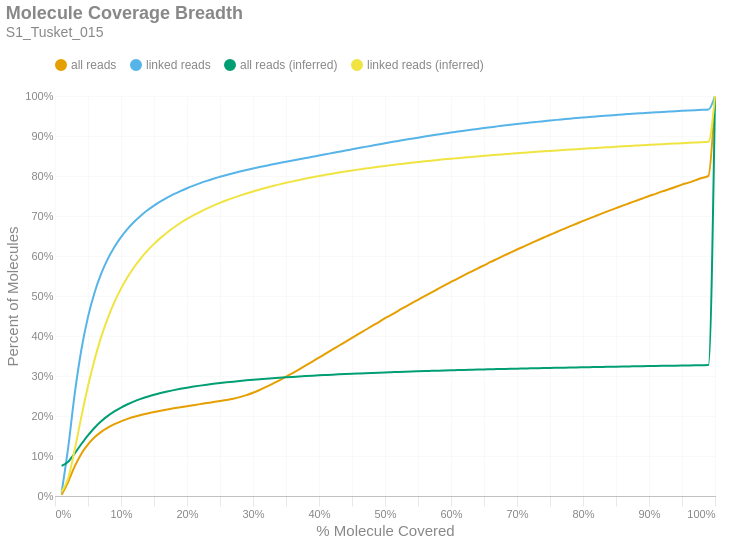

Notebook code for this chart:
### Markdown cell above
### Molecule Read Coverage
This chart shows molecule coverage breadth as computed by the number of bases aligned to that molecule. In other words, "*how much of each unique long molecule is actually sequenced/aligned?*" Keep in mind there is a distinction between sequences and alignments, since some sequences belonging to a particular molecule may not align well and wouldn't appear in the alignment data. This chart also shows molecule coverage breadth as computed by the *inferred fragment* from which the aligned sequences originate. Unlike read coverage, this calculation takes into account the total insert size, including unsequenced gaps between the forward and reverse reads. Like the previous figures, these are cumulative percents.

### Code cell
if SKIPLR:
    print_html(f"Skipped")
else:
    binned_df = consolidated_hist(valids['coverage_bp'], mask, 0.01, True)
    binned_df_inf = consolidated_hist(valids['coverage_inserts'], mask, 0.01, True)
    binned_df = binned_df.with_columns(pl.lit(binned_df_inf['all reads (cumsum)']).alias('all reads (inferred)'))
    binned_df = binned_df.with_columns(pl.lit(binned_df_inf['linked reads (cumsum)']).alias('linked reads (inferred)'))
    binned_df = binned_df.with_columns(
        (pl.col('bin').cast(pl.Float64) + 0.01).alias('right_edge')
    )

    with SafeRender(binned_df):
        (
            density_plot(binned_df, 'Molecule Coverage Breadth', samplename, 'molcov', ['all reads (inferred)','linked reads (inferred)'])
            .encode(
                #x=alt.X('bin:Q', title="% Molecule Covered").axis(format = '%').scale(padding=0),
                x=alt.X('right_edge:Q', title="% Molecule Covered").axis(format='%').scale(padding=0),
                y=alt.Y('value:Q', title='Percent of Molecules')
                    .axis(format='%')
                    .stack(False)
                    .scale(domainMin=0, padding=0),
                color=alt.Color("key:N").scale(domain = ["all reads", "linked reads", "all reads (inferred)", "linked reads (inferred)"]),
                tooltip = [
                    alt.Tooltip("key:N", title = "Data Type"),
                    alt.Tooltip("range_label:N", title="% Molecule Covered"),
                    alt.Tooltip("value:Q", format = ".2%", title="% Molecules")
                ]
            )
        ).display()

### Figure 1 — Vega-Lite specification as saved in the notebook (floating-point values rounded to 4 significant figures)
{"width": "container", "height": 400, "config": {"title": {"anchor": "start", "dy": -15, "fontSize": 18, "color": "#888888", "subtitleColor": "#888888", "subtitleFontSize": 14}, "arc": {"fill": "#0072B2"}, "axis": {"domainColor": "#888888", "domainWidth": 0.5, "gridWidth": 0.2, "grid": false, "titleFontWeight": 400, "titleFontSize": 15, "labelFontSize": 11, "labelColor": "#888888", "tickColor": "#888888", "tickWidth": 0.2, "titleColor": "#888888"}, "axisBand": {"grid": false}, "axisX": {"grid": true, "tickSize": 10, "domainCap": "round"}, "axisY": {"domain": false, "grid": true, "tickSize": 0, "domainCap": "round"}, "background": "transparent", "header": {"labelFontSize": 15, "labelColor": "#888888", "titleFontSize": 15, "titleFontWeight": 600, "titleColor": "#888888"}, "legend": {"labelFont": "sans-serif", "labelFontSize": 12, "labelColor": "#888888", "symbolSize": 100, "symbolType": "circle", "titleFontSize": 12, "titlePadding": 10, "titleColor": "#888888", "title": null, "orient": "top"}, "range": {"category": ["#E69F00", "#56B4E9", "#009E73", "#F0E442", "#0072B2", "#D55E00", "#CC79A7", "#000000"], "diverging": ["#cfe8f3", "#a2d4ec", "#73bfe2", "#46abdb", "#1696d2", "#12719e"]}, "area": {"fill": "#0072B2", "fillOpacity": 0.7, "line": true, "strokeOpacity": 0.7}, "line": {"color": "#0072B2", "stroke": "#0072B2", "strokeWidth": 2}, "trail": {"color": "#0072B2", "stroke": "#0072B2", "strokeWidth": 0, "size": 1}, "point": {"filled": true, "fillOpacity": 1.0, "size": 95}, "text": {"color": "#888888", "fontSize": 11, "align": "right", "fontWeight": 400, "size": 11}, "bar": {"fill": "#0072B2", "stroke": null}, "view": {"stroke": null, "continuousWidth": 660, "continuousHeight": 400}}, "data": {"name": "data-025c04d5a6cdd7aa051aa56a0c2b954b"}, "mark": {"type": "line", "interpolate": "monotone", "point": {"opacity": 0, "size": 275}}, "encoding": {"color": {"field": "key", "scale": {"domain": ["all reads", "linked reads", "all reads (inferred)", "linked reads (inferred)"]}, "type": "nominal"}, "tooltip": [{"field": "key", "title": "Data Type", "type": "nominal"}, {"field": "range_label", "title": "% Molecule Covered", "type": "nominal"}, {"field": "value", "format": ".2%", "title": "% Molecules", "type": "quantitative"}], "x": {"axis": {"format": "%"}, "field": "right_edge", "scale": {"padding": 0}, "title": "% Molecule Covered", "type": "quantitative"}, "y": {"axis": {"format": "%"}, "field": "value", "scale": {"domainMin": 0, "padding": 0}, "stack": false, "title": "Percent of Molecules", "type": "quantitative"}}, "params": [{"name": "param_c36ac31b6afebe62", "select": {"type": "point", "fields": ["key"]}, "bind": "legend"}], "title": {"text": "Molecule Coverage Breadth", "subtitle": "S1_Tusket_015"}, "transform": [{"fold": ["all reads (cumsum)", "linked reads (cumsum)", "all reads (inferred)", "linked reads (inferred)"]}, {"calculate": "replace(datum.key, ' (cumsum)', '')", "as": "key"}, {"filter": {"param": "param_c36ac31b6afebe62"}}], "usermeta": {"embedOptions": {"downloadFileName": "S1_Tusket_015.molcov"}}, "$schema": "https://vega.github.io/schema/vega-lite/v6.1.0.json", "datasets": {"data-025c04d5a6cdd7aa051aa56a0c2b954b": [{"bin": "0.0", "interval": "0.0-0.01", "all reads": 0.002842, "linked reads": 0.008561, "all reads (cumsum)": 0.002842, "linked reads (cumsum)": 0.008561, "range_label": "0.0-0.01", "all reads (inferred)": 0.07529, "linked reads (inferred)": 0.01026, "right_edge": 0.01}, {"bin": "0.01", "interval": "0.01-0.02", "all reads": 0.03282, "linked reads": 0.1128, "all reads (cumsum)": 0.03566, "linked reads (cumsum)": 0.1214, "range_label": "0.01-0.02", "all reads (inferred)": 0.08583, "linked reads (inferred)": 0.0449, "right_edge": 0.02}, {"bin": "0.02", "interval": "0.02-0.03", "all reads": 0.03887, "linked reads": 0.1356, "all reads (cumsum)": 0.07453, "linked reads (cumsum)": 0.257, "range_label": "0.02-0.03", "all reads (inferred)": 0.1067, "linked reads (inferred)": 0.117, "right_edge": 0.03}, {"bin": "0.03", "interval": "0.03-0.04", "all reads": 0.03129, "linked reads": 0.1093, "all reads (cumsum)": 0.1058, "linked reads (cumsum)": 0.3662, "range_label": "0.03-0.04", "all reads (inferred)": 0.13, "linked reads (inferred)": 0.1985, "right_edge": 0.04}, {"bin": "0.04", "interval": "0.04-0.05", "all reads": 0.02338, "linked reads": 0.08157, "all reads (cumsum)": 0.1292, "linked reads (cumsum)": 0.4478, "range_label": "0.04-0.05", "all reads (inferred)": 0.1519, "linked reads (inferred)": 0.275, "right_edge": 0.05}, {"bin": "0.05", "interval": "0.05-0.06", "all reads": 0.01759, "linked reads": 0.06115, "all reads (cumsum)": 0.1468, "linked reads (cumsum)": 0.509, "range_label": "0.05-0.06", "all reads (inferred)": 0.1708, "linked reads (inferred)": 0.3414, "right_edge": 0.06}, {"bin": "0.06", "interval": "0.06-0.07", "all reads": 0.0135, "linked reads": 0.04693, "all reads (cumsum)": 0.1603, "linked reads (cumsum)": 0.5559, "range_label": "0.06-0.07", "all reads (inferred)": 0.1868, "linked reads (inferred)": 0.3977, "right_edge": 0.07}, {"bin": "0.07", "interval": "0.07-0.08", "all reads": 0.01062, "linked reads": 0.03684, "all reads (cumsum)": 0.1709, "linked reads (cumsum)": 0.5927, "range_label": "0.07-0.08", "all reads (inferred)": 0.2002, "linked reads (inferred)": 0.4449, "right_edge": 0.08}, {"bin": "0.08", "interval": "0.08-0.09", "all reads": 0.008641, "linked reads": 0.02991, "all reads (cumsum)": 0.1796, "linked reads (cumsum)": 0.6226, "range_label": "0.08-0.09", "all reads (inferred)": 0.2116, "linked reads (inferred)": 0.4847, "right_edge": 0.09}, {"bin": "0.09", "interval": "0.09-0.1", "all reads": 0.00715, "linked reads": 0.02458, "all reads (cumsum)": 0.1867, "linked reads (cumsum)": 0.6472, "range_label": "0.09-0.1", "all reads (inferred)": 0.2212, "linked reads (inferred)": 0.5185, "right_edge": 0.1}, {"bin": "0.1", "interval": "0.1-0.11", "all reads": 0.006053, "linked reads": 0.02071, "all reads (cumsum)": 0.1928, "linked reads (cumsum)": 0.6679, "range_label": "0.1-0.11", "all reads (inferred)": 0.2294, "linked reads (inferred)": 0.5474, "right_edge": 0.11}, {"bin": "0.11", "interval": "0.11-0.12", "all reads": 0.005189, "linked reads": 0.01768, "all reads (cumsum)": 0.1979, "linked reads (cumsum)": 0.6856, "range_label": "0.11-0.12", "all reads (inferred)": 0.2365, "linked reads (inferred)": 0.5725, "right_edge": 0.12}, {"bin": "0.12", "interval": "0.12-0.13", "all reads": 0.004507, "linked reads": 0.01528, "all reads (cumsum)": 0.2025, "linked reads (cumsum)": 0.7009, "range_label": "0.12-0.13", "all reads (inferred)": 0.2427, "linked reads (inferred)": 0.5942, "right_edge": 0.13}, {"bin": "0.13", "interval": "0.13-0.14", "all reads": 0.003974, "linked reads": 0.01334, "all reads (cumsum)": 0.2064, "linked reads (cumsum)": 0.7142, "range_label": "0.13-0.14", "all reads (inferred)": 0.2482, "linked reads (inferred)": 0.6134, "right_edge": 0.14}, {"bin": "0.14", "interval": "0.14-0.15", "all reads": 0.003569, "linked reads": 0.01181, "all reads (cumsum)": 0.21, "linked reads (cumsum)": 0.726, "range_label": "0.14-0.15", "all reads (inferred)": 0.253, "linked reads (inferred)": 0.6303, "right_edge": 0.15}, {"bin": "0.15", "interval": "0.15-0.16", "all reads": 0.003243, "linked reads": 0.01049, "all reads (cumsum)": 0.2132, "linked reads (cumsum)": 0.7365, "range_label": "0.15-0.16", "all reads (inferred)": 0.2573, "linked reads (inferred)": 0.6453, "right_edge": 0.16}, {"bin": "0.16", "interval": "0.16-0.17", "all reads": 0.003011, "linked reads": 0.009373, "all reads (cumsum)": 0.2163, "linked reads (cumsum)": 0.7459, "range_label": "0.16-0.17", "all reads (inferred)": 0.2612, "linked reads (inferred)": 0.6589, "right_edge": 0.17}, {"bin": "0.17", "interval": "0.17-0.18", "all reads": 0.002877, "linked reads": 0.008562, "all reads (cumsum)": 0.2191, "linked reads (cumsum)": 0.7544, "range_label": "0.17-0.18", "all reads (inferred)": 0.2647, "linked reads (inferred)": 0.6712, "right_edge": 0.18}, {"bin": "0.18", "interval": "0.18-0.19", "all reads": 0.00274, "linked reads": 0.007769, "all reads (cumsum)": 0.2219, "linked reads (cumsum)": 0.7622, "range_label": "0.18-0.19", "all reads (inferred)": 0.2679, "linked reads (inferred)": 0.6824, "right_edge": 0.19}, {"bin": "0.19", "interval": "0.19-0.2", "all reads": 0.00267, "linked reads": 0.007184, "all reads (cumsum)": 0.2245, "linked reads (cumsum)": 0.7694, "range_label": "0.19-0.2", "all reads (inferred)": 0.2708, "linked reads (inferred)": 0.6926, "right_edge": 0.2}, {"bin": "0.2", "interval": "0.2-0.21", "all reads": 0.002598, "linked reads": 0.006592, "all reads (cumsum)": 0.2271, "linked reads (cumsum)": 0.776, "range_label": "0.2-0.21", "all reads (inferred)": 0.2735, "linked reads (inferred)": 0.702, "right_edge": 0.21}, {"bin": "0.21", "interval": "0.21-0.22", "all reads": 0.00257, "linked reads": 0.006112, "all reads (cumsum)": 0.2297, "linked reads (cumsum)": 0.7821, "range_label": "0.21-0.22", "all reads (inferred)": 0.276, "linked reads (inferred)": 0.7106, "right_edge": 0.22}, {"bin": "0.22", "interval": "0.22-0.23", "all reads": 0.002557, "linked reads": 0.005695, "all reads (cumsum)": 0.2323, "linked reads (cumsum)": 0.7878, "range_label": "0.22-0.23", "all reads (inferred)": 0.2782, "linked reads (inferred)": 0.7185, "right_edge": 0.23}, {"bin": "0.23", "interval": "0.23-0.24", "all reads": 0.002529, "linked reads": 0.005225, "all reads (cumsum)": 0.2348, "linked reads (cumsum)": 0.793, "range_label": "0.23-0.24", "all reads (inferred)": 0.2804, "linked reads (inferred)": 0.726, "right_edge": 0.24}, {"bin": "0.24", "interval": "0.24-0.25", "all reads": 0.002595, "linked reads": 0.00497, "all reads (cumsum)": 0.2374, "linked reads (cumsum)": 0.798, "range_label": "0.24-0.25", "all reads (inferred)": 0.2824, "linked reads (inferred)": 0.7329, "right_edge": 0.25}, {"bin": "0.25", "interval": "0.25-0.26", "all reads": 0.002686, "linked reads": 0.004584, "all reads (cumsum)": 0.2401, "linked reads (cumsum)": 0.8026, "range_label": "0.25-0.26", "all reads (inferred)": 0.2842, "linked reads (inferred)": 0.7394, "right_edge": 0.26}, {"bin": "0.26", "interval": "0.26-0.27", "all reads": 0.003105, "linked reads": 0.00435, "all reads (cumsum)": 0.2432, "linked reads (cumsum)": 0.8069, "range_label": "0.26-0.27", "all reads (inferred)": 0.2859, "linked reads (inferred)": 0.7453, "right_edge": 0.27}, {"bin": "0.27", "interval": "0.27-0.28", "all reads": 0.003943, "linked reads": 0.00409, "all reads (cumsum)": 0.2471, "linked reads (cumsum)": 0.811, "range_label": "0.27-0.28", "all reads (inferred)": 0.2875, "linked reads (inferred)": 0.751, "right_edge": 0.28}, {"bin": "0.28", "interval": "0.28-0.29", "all reads": 0.005038, "linked reads": 0.0039, "all reads (cumsum)": 0.2522, "linked reads (cumsum)": 0.8149, "range_label": "0.28-0.29", "all reads (inferred)": 0.2891, "linked reads (inferred)": 0.7564, "right_edge": 0.29}, {"bin": "0.29", "interval": "0.29-0.3", "all reads": 0.006099, "linked reads": 0.003769, "all reads (cumsum)": 0.2583, "linked reads (cumsum)": 0.8187, "range_label": "0.29-0.3", "all reads (inferred)": 0.2905, "linked reads (inferred)": 0.7614, "right_edge": 0.3}, {"bin": "0.3", "interval": "0.3-0.31", "all reads": 0.006835, "linked reads": 0.003602, "all reads (cumsum)": 0.2651, "linked reads (cumsum)": 0.8223, "range_label": "0.3-0.31", "all reads (inferred)": 0.2919, "linked reads (inferred)": 0.7662, "right_edge": 0.31}, {"bin": "0.31", "interval": "0.31-0.32", "all reads": 0.007511, "linked reads": 0.003476, "all reads (cumsum)": 0.2726, "linked reads (cumsum)": 0.8258, "range_label": "0.31-0.32", "all reads (inferred)": 0.2932, "linked reads (inferred)": 0.7708, "right_edge": 0.32}, {"bin": "0.32", "interval": "0.32-0.33", "all reads": 0.008175, "linked reads": 0.003378, "all reads (cumsum)": 0.2808, "linked reads (cumsum)": 0.8291, "range_label": "0.32-0.33", "all reads (inferred)": 0.2945, "linked reads (inferred)": 0.775, "right_edge": 0.33}, {"bin": "0.33", "interval": "0.33-0.34", "all reads": 0.008483, "linked reads": 0.003219, "all reads (cumsum)": 0.2893, "linked reads (cumsum)": 0.8324, "range_label": "0.33-0.34", "all reads (inferred)": 0.2956, "linked reads (inferred)": 0.779, "right_edge": 0.34}, {"bin": "0.34", "interval": "0.34-0.35", "all reads": 0.00889, "linked reads": 0.003223, "all reads (cumsum)": 0.2982, "linked reads (cumsum)": 0.8356, "range_label": "0.34-0.35", "all reads (inferred)": 0.2967, "linked reads (inferred)": 0.7829, "right_edge": 0.35}, {"bin": "0.35", "interval": "0.35-0.36", "all reads": 0.009229, "linked reads": 0.003182, "all reads (cumsum)": 0.3074, "linked reads (cumsum)": 0.8388, "range_label": "0.35-0.36", "all reads (inferred)": 0.2978, "linked reads (inferred)": 0.7866, "right_edge": 0.36}, {"bin": "0.36", "interval": "0.36-0.37", "all reads": 0.009409, "linked reads": 0.003114, "all reads (cumsum)": 0.3168, "linked reads (cumsum)": 0.8419, "range_label": "0.36-0.37", "all reads (inferred)": 0.2988, "linked reads (inferred)": 0.7901, "right_edge": 0.37}, {"bin": "0.37", "interval": "0.37-0.38", "all reads": 0.009602, "linked reads": 0.00313, "all reads (cumsum)": 0.3264, "linked reads (cumsum)": 0.845, "range_label": "0.37-0.38", "all reads (inferred)": 0.2998, "linked reads (inferred)": 0.7935, "right_edge": 0.38}, {"bin": "0.38", "interval": "0.38-0.39", "all reads": 0.009727, "linked reads": 0.003079, "all reads (cumsum)": 0.3361, "linked reads (cumsum)": 0.8481, "range_label": "0.38-0.39", "all reads (inferred)": 0.3007, "linked reads (inferred)": 0.7968, "right_edge": 0.39}, {"bin": "0.39", "interval": "0.39-0.4", "all reads": 0.009921, "linked reads": 0.003143, "all reads (cumsum)": 0.346, "linked reads (cumsum)": 0.8512, "range_label": "0.39-0.4", "all reads (inferred)": 0.3016, "linked reads (inferred)": 0.7999, "right_edge": 0.4}, {"bin": "0.4", "interval": "0.4-0.41", "all reads": 0.009776, "linked reads": 0.003058, "all reads (cumsum)": 0.3558, "linked reads (cumsum)": 0.8543, "range_label": "0.4-0.41", "all reads (inferred)": 0.3025, "linked reads (inferred)": 0.8029, "right_edge": 0.41}, {"bin": "0.41", "interval": "0.41-0.42", "all reads": 0.009887, "linked reads": 0.003088, "all reads (cumsum)": 0.3657, "linked reads (cumsum)": 0.8574, "range_label": "0.41-0.42", "all reads (inferred)": 0.3033, "linked reads (inferred)": 0.8057, "right_edge": 0.42}, {"bin": "0.42", "interval": "0.42-0.43", "all reads": 0.009912, "linked reads": 0.003065, "all reads (cumsum)": 0.3756, "linked reads (cumsum)": 0.8604, "range_label": "0.42-0.43", "all reads (inferred)": 0.3041, "linked reads (inferred)": 0.8085, "right_edge": 0.43}, {"bin": "0.43", "interval": "0.43-0.44", "all reads": 0.009894, "linked reads": 0.003139, "all reads (cumsum)": 0.3855, "linked reads (cumsum)": 0.8636, "range_label": "0.43-0.44", "all reads (inferred)": 0.3049, "linked reads (inferred)": 0.8111, "right_edge": 0.44}, {"bin": "0.44", "interval": "0.44-0.45", "all reads": 0.009938, "linked reads": 0.003083, "all reads (cumsum)": 0.3954, "linked reads (cumsum)": 0.8667, "range_label": "0.44-0.45", "all reads (inferred)": 0.3056, "linked reads (inferred)": 0.8137, "right_edge": 0.45}, {"bin": "0.45", "interval": "0.45-0.46", "all reads": 0.009842, "linked reads": 0.003074, "all reads (cumsum)": 0.4053, "linked reads (cumsum)": 0.8697, "range_label": "0.45-0.46", "all reads (inferred)": 0.3063, "linked reads (inferred)": 0.8161, "right_edge": 0.46}, {"bin": "0.46", "interval": "0.46-0.47", "all reads": 0.009706, "linked reads": 0.003094, "all reads (cumsum)": 0.415, "linked reads (cumsum)": 0.8728, "range_label": "0.46-0.47", "all reads (inferred)": 0.307, "linked reads (inferred)": 0.8185, "right_edge": 0.47}, {"bin": "0.47", "interval": "0.47-0.48", "all reads": 0.009787, "linked reads": 0.003038, "all reads (cumsum)": 0.4248, "linked reads (cumsum)": 0.8759, "range_label": "0.47-0.48", "all reads (inferred)": 0.3077, "linked reads (inferred)": 0.8208, "right_edge": 0.48}, {"bin": "0.48", "interval": "0.48-0.49", "all reads": 0.009337, "linked reads": 0.002973, "all reads (cumsum)": 0.4341, "linked reads (cumsum)": 0.8788, "range_label": "0.48-0.49", "all reads (inferred)": 0.3084, "linked reads (inferred)": 0.823, "right_edge": 0.49}, {"bin": "0.49", "interval": "0.49-0.5", "all reads": 0.01032, "linked reads": 0.003077, "all reads (cumsum)": 0.4444, "linked reads (cumsum)": 0.8819, "range_label": "0.49-0.5", "all reads (inferred)": 0.309, "linked reads (inferred)": 0.8252, "right_edge": 0.5}, {"bin": "0.5", "interval": "0.5-0.51", "all reads": 0.008766, "linked reads": 0.002828, "all reads (cumsum)": 0.4532, "linked reads (cumsum)": 0.8848, "range_label": "0.5-0.51", "all reads (inferred)": 0.3096, "linked reads (inferred)": 0.8272, "right_edge": 0.51}, {"bin": "0.51", "interval": "0.51-0.52", "all reads": 0.009768, "linked reads": 0.00286, "all reads (cumsum)": 0.463, "linked reads (cumsum)": 0.8876, "range_label": "0.51-0.52", "all reads (inferred)": 0.3102, "linked reads (inferred)": 0.8292, "right_edge": 0.52}, {"bin": "0.52", "interval": "0.52-0.53", "all reads": 0.009221, "linked reads": 0.002819, "all reads (cumsum)": 0.4722, "linked reads (cumsum)": 0.8904, "range_label": "0.52-0.53", "all reads (inferred)": 0.3107, "linked reads (inferred)": 0.8311, "right_edge": 0.53}, {"bin": "0.53", "interval": "0.53-0.54", "all reads": 0.009276, "linked reads": 0.002708, "all reads (cumsum)": 0.4815, "linked reads (cumsum)": 0.8931, "range_label": "0.53-0.54", "all reads (inferred)": 0.3113, "linked reads (inferred)": 0.833, "right_edge": 0.54}, {"bin": "0.54", "interval": "0.54-0.55", "all reads": 0.009031, "linked reads": 0.002698, "all reads (cumsum)": 0.4905, "linked reads (cumsum)": 0.8958, "range_label": "0.54-0.55", "all reads (inferred)": 0.3118, "linked reads (inferred)": 0.8348, "right_edge": 0.55}, {"bin": "0.55", "interval": "0.55-0.56", "all reads": 0.009195, "linked reads": 0.00268, "all reads (cumsum)": 0.4997, "linked reads (cumsum)": 0.8985, "range_label": "0.55-0.56", "all reads (inferred)": 0.3124, "linked reads (inferred)": 0.8366, "right_edge": 0.56}, {"bin": "0.56", "interval": "0.56-0.57", "all reads": 0.00903, "linked reads": 0.002619, "all reads (cumsum)": 0.5087, "linked reads (cumsum)": 0.9011, "range_label": "0.56-0.57", "all reads (inferred)": 0.3129, "linked reads (inferred)": 0.8383, "right_edge": 0.57}, {"bin": "0.57", "interval": "0.57-0.58", "all reads": 0.00877, "linked reads": 0.002526, "all reads (cumsum)": 0.5175, "linked reads (cumsum)": 0.9037, "range_label": "0.57-0.58", "all reads (inferred)": 0.3133, "linked reads (inferred)": 0.84, "right_edge": 0.58}, {"bin": "0.58", "interval": "0.58-0.59", "all reads": 0.008802, "linked reads": 0.002521, "all reads (cumsum)": 0.5263, "linked reads (cumsum)": 0.9062, "range_label": "0.58-0.59", "all reads (inferred)": 0.3138, "linked reads (inferred)": 0.8416, "right_edge": 0.59}, {"bin": "0.59", "interval": "0.59-0.6", "all reads": 0.008868, "linked reads": 0.002526, "all reads (cumsum)": 0.5352, "linked reads (cumsum)": 0.9087, "range_label": "0.59-0.6", "all reads (inferred)": 0.3143, "linked reads (inferred)": 0.8431, "right_edge": 0.6}, {"bin": "0.6", "interval": "0.6-0.61", "all reads": 0.008296, "linked reads": 0.002311, "all reads (cumsum)": 0.5435, "linked reads (cumsum)": 0.911, "range_label": "0.6-0.61", "all reads (inferred)": 0.3147, "linked reads (inferred)": 0.8446, "right_edge": 0.61}, {"bin": "0.61", "interval": "0.61-0.62", "all reads": 0.008635, "linked reads": 0.00233, "all reads (cumsum)": 0.5521, "linked reads (cumsum)": 0.9134, "range_label": "0.61-0.62", "all reads (inferred)": 0.3152, "linked reads (inferred)": 0.8462, "right_edge": 0.62}, {"bin": "0.62", "interval": "0.62-0.63", "all reads": 0.008309, "linked reads": 0.002249, "all reads (cumsum)": 0.5604, "linked reads (cumsum)": 0.9156, "range_label": "0.62-0.63", "all reads (inferred)": 0.3156, "linked reads (inferred)": 0.8476, "right_edge": 0.63}, {"bin": "0.63", "interval": "0.63-0.64", "all reads": 0.008258, "linked reads": 0.00219, "all reads (cumsum)": 0.5687, "linked reads (cumsum)": 0.9178, "range_label": "0.63-0.64", "all reads (inferred)": 0.316, "linked reads (inferred)": 0.8491, "right_edge": 0.64}, {"bin": "0.64", "interval": "0.64-0.65", "all reads": 0.008034, "linked reads": 0.002145, "all reads (cumsum)": 0.5767, "linked reads (cumsum)": 0.9199, "range_label": "0.64-0.65", "all reads (inferred)": 0.3165, "linked reads (inferred)": 0.8504, "right_edge": 0.65}, {"bin": "0.65", "interval": "0.65-0.66", "all reads": 0.008355, "linked reads": 0.002137, "all reads (cumsum)": 0.5851, "linked reads (cumsum)": 0.9221, "range_label": "0.65-0.66", "all reads (inferred)": 0.3169, "linked reads (inferred)": 0.8518, "right_edge": 0.66}, {"bin": "0.66", "interval": "0.66-0.67", "all reads": 0.007827, "linked reads": 0.002004, "all reads (cumsum)": 0.5929, "linked reads (cumsum)": 0.9241, "range_label": "0.66-0.67", "all reads (inferred)": 0.3173, "linked reads (inferred)": 0.8532, "right_edge": 0.67}, {"bin": "0.67", "interval": "0.67-0.68", "all reads": 0.007885, "linked reads": 0.002014, "all reads (cumsum)": 0.6008, "linked reads (cumsum)": 0.9261, "range_label": "0.67-0.68", "all reads (inferred)": 0.3177, "linked reads (inferred)": 0.8544, "right_edge": 0.68}, {"bin": "0.68", "interval": "0.68-0.69", "all reads": 0.007648, "linked reads": 0.001954, "all reads (cumsum)": 0.6084, "linked reads (cumsum)": 0.928, "range_label": "0.68-0.69", "all reads (inferred)": 0.318, "linked reads (inferred)": 0.8557, "right_edge": 0.69}, {"bin": "0.69", "interval": "0.69-0.7", "all reads": 0.007766, "linked reads": 0.001886, "all reads (cumsum)": 0.6162, "linked reads (cumsum)": 0.9299, "range_label": "0.69-0.7", "all reads (inferred)": 0.3184, "linked reads (inferred)": 0.8569, "right_edge": 0.7}, {"bin": "0.7", "interval": "0.7-0.71", "all reads": 0.007431, "linked reads": 0.00184, "all reads (cumsum)": 0.6236, "linked reads (cumsum)": 0.9318, "range_label": "0.7-0.71", "all reads (inferred)": 0.3188, "linked reads (inferred)": 0.8581, "right_edge": 0.71}, {"bin": "0.71", "interval": "0.71-0.72", "all reads": 0.007418, "linked reads": 0.001812, "all reads (cumsum)": 0.631, "linked reads (cumsum)": 0.9336, "range_label": "0.71-0.72", "all reads (inferred)": 0.3191, "linked reads (inferred)": 0.8593, "right_edge": 0.72}, {"bin": "0.72", "interval": "0.72-0.73", "all reads": 0.007468, "linked reads": 0.00173, "all reads (cumsum)": 0.6385, "linked reads (cumsum)": 0.9353, "range_label": "0.72-0.73", "all reads (inferred)": 0.3195, "linked reads (inferred)": 0.8605, "right_edge": 0.73}, {"bin": "0.73", "interval": "0.73-0.74", "all reads": 0.007119, "linked reads": 0.001703, "all reads (cumsum)": 0.6456, "linked reads (cumsum)": 0.937, "range_label": "0.73-0.74", "all reads (inferred)": 0.3198, "linked reads (inferred)": 0.8616, "right_edge": 0.74}, {"bin": "0.74", "interval": "0.74-0.75", "all reads": 0.007533, "linked reads": 0.001703, "all reads (cumsum)": 0.6532, "linked reads (cumsum)": 0.9387, "range_label": "0.74-0.75", "all reads (inferred)": 0.3202, "linked reads (inferred)": 0.8628, "right_edge": 0.75}, {"bin": "0.75", "interval": "0.75-0.76", "all reads": 0.006862, "linked reads": 0.0016, "all reads (cumsum)": 0.66, "linked reads (cumsum)": 0.9403, "range_label": "0.75-0.76", "all reads (inferred)": 0.3205, "linked reads (inferred)": 0.8639, "right_edge": 0.76}, {"bin": "0.76", "interval": "0.76-0.77", "all reads": 0.006997, "linked reads": 0.001518, "all reads (cumsum)": 0.667, "linked reads (cumsum)": 0.9418, "range_label": "0.76-0.77", "all reads (inferred)": 0.3208, "linked reads (inferred)": 0.865, "right_edge": 0.77}, {"bin": "0.77", "interval": "0.77-0.78", "all reads": 0.006928, "linked reads": 0.00151, "all reads (cumsum)": 0.6739, "linked reads (cumsum)": 0.9433, "range_label": "0.77-0.78", "all reads (inferred)": 0.3212, "linked reads (inferred)": 0.866, "right_edge": 0.78}, {"bin": "0.78", "interval": "0.78-0.79", "all reads": 0.006745, "linked reads": 0.001384, "all reads (cumsum)": 0.6807, "linked reads (cumsum)": 0.9447, "range_label": "0.78-0.79", "all reads (inferred)": 0.3215, "linked reads (inferred)": 0.8671, "right_edge": 0.79}, {"bin": "0.79", "interval": "0.79-0.8", "all reads": 0.007018, "linked reads": 0.001453, "all reads (cumsum)": 0.6877, "linked reads (cumsum)": 0.9462, "range_label": "0.79-0.8", "all reads (inferred)": 0.3218, "linked reads (inferred)": 0.8681, "right_edge": 0.8}, {"bin": "0.8", "interval": "0.8-0.81", "all reads": 0.006371, "linked reads": 0.001325, "all reads (cumsum)": 0.6941, "linked reads (cumsum)": 0.9475, "range_label": "0.8-0.81", "all reads (inferred)": 0.3221, "linked reads (inferred)": 0.8691, "right_edge": 0.81}, {"bin": "0.81", "interval": "0.81-0.82", "all reads": 0.006482, "linked reads": 0.001358, "all reads (cumsum)": 0.7006, "linked reads (cumsum)": 0.9489, "range_label": "0.81-0.82", "all reads (inferred)": 0.3225, "linked reads (inferred)": 0.8702, "right_edge": 0.82}, {"bin": "0.82", "interval": "0.82-0.83", "all reads": 0.006489, "linked reads": 0.001254, "all reads (cumsum)": 0.707, "linked reads (cumsum)": 0.9501, "range_label": "0.82-0.83", "all reads (inferred)": 0.3228, "linked reads (inferred)": 0.8711, "right_edge": 0.83}, {"bin": "0.83", "interval": "0.83-0.84", "all reads": 0.006353, "linked reads": 0.001249, "all reads (cumsum)": 0.7134, "linked reads (cumsum)": 0.9514, "range_label": "0.83-0.84", "all reads (inferred)": 0.3231, "linked reads (inferred)": 0.8722, "right_edge": 0.84}, {"bin": "0.84", "interval": "0.84-0.85", "all reads": 0.006195, "linked reads": 0.001227, "all reads (cumsum)": 0.7196, "linked reads (cumsum)": 0.9526, "range_label": "0.84-0.85", "all reads (inferred)": 0.3234, "linked reads (inferred)": 0.8731, "right_edge": 0.85}, {"bin": "0.85", "interval": "0.85-0.86", "all reads": 0.006217, "linked reads": 0.001239, "all reads (cumsum)": 0.7258, "linked reads (cumsum)": 0.9538, "range_label": "0.85-0.86", "all reads (inferred)": 0.3237, "linked reads (inferred)": 0.8741, "right_edge": 0.86}, {"bin": "0.86", "interval": "0.86-0.87", "all reads": 0.006027, "linked reads": 0.001136, "all reads (cumsum)": 0.7318, "linked reads (cumsum)": 0.955, "range_label": "0.86-0.87", "all reads (inferred)": 0.324, "linked reads (inferred)": 0.8751, "right_edge": 0.87}, {"bin": "0.87", "interval": "0.87-0.88", "all reads": 0.006113, "linked reads": 0.001115, "all reads (cumsum)": 0.738, "linked reads (cumsum)": 0.9561, "range_label": "0.87-0.88", "all reads (inferred)": 0.3243, "linked reads (inferred)": 0.876, "right_edge": 0.88}, {"bin": "0.88", "interval": "0.88-0.89", "all reads": 0.005952, "linked reads": 0.001067, "all reads (cumsum)": 0.7439, "linked reads (cumsum)": 0.9572, "range_label": "0.88-0.89", "all reads (inferred)": 0.3246, "linked reads (inferred)": 0.8769, "right_edge": 0.89}, {"bin": "0.89", "interval": "0.89-0.9", "all reads": 0.005954, "linked reads": 0.001075, "all reads (cumsum)": 0.7499, "linked reads (cumsum)": 0.9582, "range_label": "0.89-0.9", "all reads (inferred)": 0.3248, "linked reads (inferred)": 0.8778, "right_edge": 0.9}, {"bin": "0.9", "interval": "0.9-0.91", "all reads": 0.00551, "linked reads": 0.0009503, "all reads (cumsum)": 0.7554, "linked reads (cumsum)": 0.9592, "range_label": "0.9-0.91", "all reads (inferred)": 0.3251, "linked reads (inferred)": 0.8787, "right_edge": 0.91}, {"bin": "0.91", "interval": "0.91-0.92", "all reads": 0.006174, "linked reads": 0.001017, "all reads (cumsum)": 0.7615, "linked reads (cumsum)": 0.9602, "range_label": "0.91-0.92", "all reads (inferred)": 0.3254, "linked reads (inferred)": 0.8796, "right_edge": 0.92}, {"bin": "0.92", "interval": "0.92-0.93", "all reads": 0.005225, "linked reads": 0.0009051, "all reads (cumsum)": 0.7668, "linked reads (cumsum)": 0.9611, "range_label": "0.92-0.93", "all reads (inferred)": 0.3257, "linked reads (inferred)": 0.8804, "right_edge": 0.93}, {"bin": "0.93", "interval": "0.93-0.94", "all reads": 0.005617, "linked reads": 0.0009051, "all reads (cumsum)": 0.7724, "linked reads (cumsum)": 0.962, "range_label": "0.93-0.94", "all reads (inferred)": 0.3259, "linked reads (inferred)": 0.8812, "right_edge": 0.94}, {"bin": "0.94", "interval": "0.94-0.95", "all reads": 0.006037, "linked reads": 0.0008846, "all reads (cumsum)": 0.7784, "linked reads (cumsum)": 0.9629, "range_label": "0.94-0.95", "all reads (inferred)": 0.3262, "linked reads (inferred)": 0.882, "right_edge": 0.95}, {"bin": "0.95", "interval": "0.95-0.96", "all reads": 0.004959, "linked reads": 0.0008629, "all reads (cumsum)": 0.7834, "linked reads (cumsum)": 0.9638, "range_label": "0.95-0.96", "all reads (inferred)": 0.3265, "linked reads (inferred)": 0.8828, "right_edge": 0.96}, {"bin": "0.96", "interval": "0.96-0.97", "all reads": 0.005731, "linked reads": 0.0008224, "all reads (cumsum)": 0.7891, "linked reads (cumsum)": 0.9646, "range_label": "0.96-0.97", "all reads (inferred)": 0.3267, "linked reads (inferred)": 0.8837, "right_edge": 0.97}, {"bin": "0.97", "interval": "0.97-0.98", "all reads": 0.005763, "linked reads": 0.0007668, "all reads (cumsum)": 0.7949, "linked reads (cumsum)": 0.9653, "range_label": "0.97-0.98", "all reads (inferred)": 0.3271, "linked reads (inferred)": 0.8845, "right_edge": 0.98}, {"bin": "0.98", "interval": "0.98-0.99", "all reads": 0.005414, "linked reads": 0.0008134, "all reads (cumsum)": 0.8003, "linked reads (cumsum)": 0.9662, "range_label": "0.98-0.99", "all reads (inferred)": 0.3274, "linked reads (inferred)": 0.8855, "right_edge": 0.99}, {"bin": "0.99", "interval": "0.99-1.0", "all reads": 0.1997, "linked reads": 0.03384, "all reads (cumsum)": 1.0, "linked reads (cumsum)": 1.0, "range_label": "0.99-1.0", "all reads (inferred)": 1.0, "linked reads (inferred)": 1.0, "right_edge": 1.0}]}}
